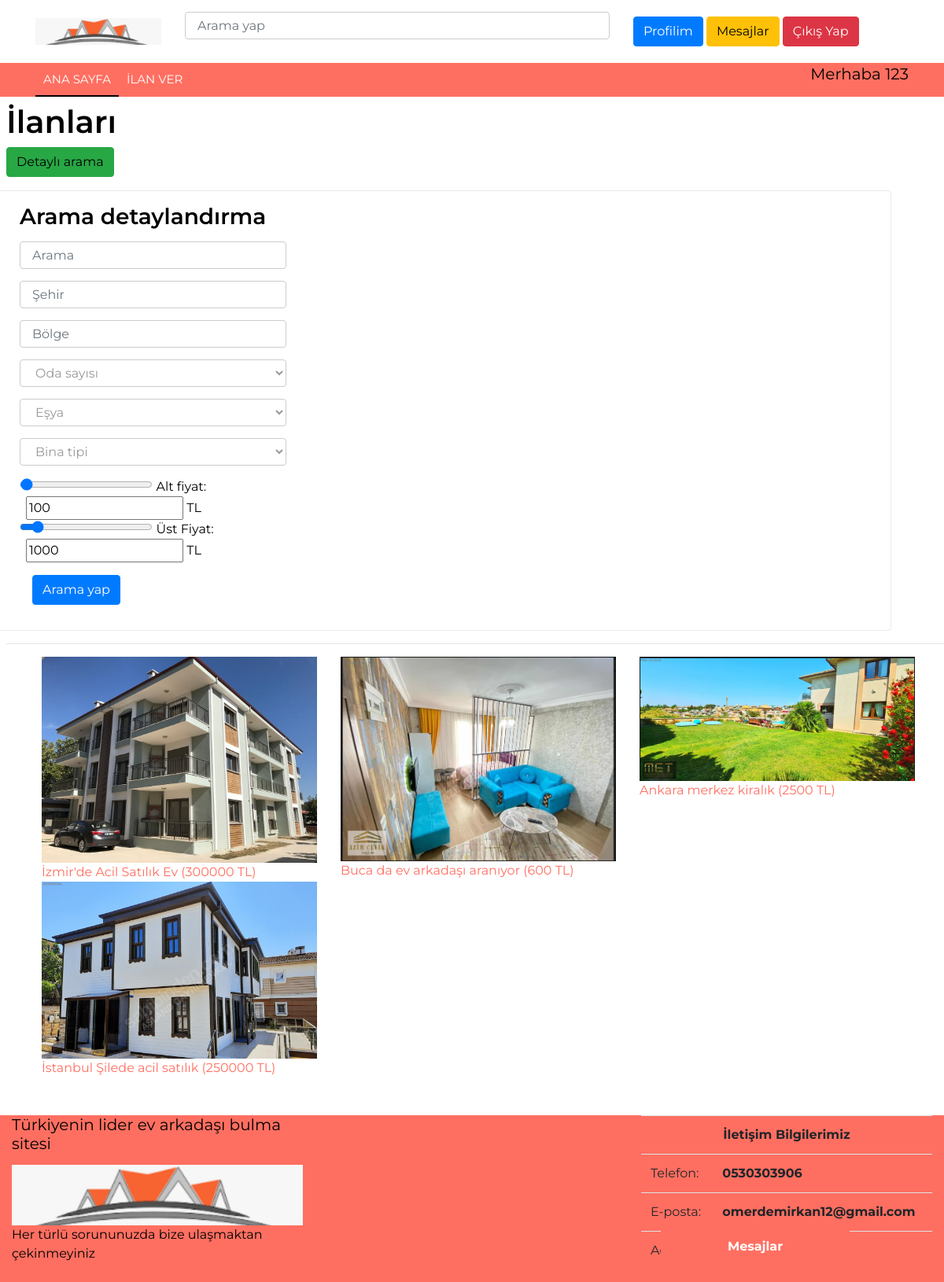
Screenshot of /arama.php (signed in) with the database file from the repository.
### tables this page shows
CREATE TABLE `ilanlar` (
  `id` int(11) NOT NULL,
  `addusername` varchar(255) NOT NULL,
  `email` varchar(255) NOT NULL,
  `serial` varchar(255) NOT NULL,
  `ilan_isim` varchar(255) NOT NULL,
  `ilan_bölge` varchar(255) NOT NULL,
  `ilan_sehir` varchar(255) NOT NULL,
  `ilan_fiyat` int(11) NOT NULL,
  `ilan_oda` varchar(255) NOT NULL,
  `ilan_tip` varchar(255) NOT NULL,
  `ilan_kira` varchar(255) NOT NULL,
  `ilan_atip` varchar(255) NOT NULL,
  `ilan_esya` varchar(255) NOT NULL,
  `ilan_resim` varchar(255) NOT NULL,
  `ilan_mes` varchar(255) NOT NULL
);

### arama.php (the view, shortened to what this page needs)
<?php include 'header.php';
if(isset($_POST["detayliarama"])){
  $key=$_POST["key"];
  $sehir=$_POST["sehir"];
  $bolge=$_POST["bolge"];
  $esya=$_POST["esya"];
  $bina=$_POST["bina"];
  $odasayisi=$_POST["odasayisi"];
  $alt=$_POST["altfiyat"];
  $ust=$_POST["ustfiyat"];
  $sql=$db->prepare("SELECT * FROM ilanlar WHERE (ilan_isim LIKE ? or ilan_mes LIKE ? ) AND ilan_sehir LIKE ? AND ilan_bölge LIKE ? AND ilan_oda LIKE ? AND ilan_atip LIKE ? AND ilan_esya LIKE ? AND ilan_fiyat<?  AND ilan_fiyat>? ");
  $sql->execute(["%".$key."%","%".$key."%","%".$sehir."%","%".$bolge."%","%".$odasayisi."%","%".$bina."%","%".$esya."%",$ust,$alt]);
  $ilans=$sql->fetchAll(PDO::FETCH_ASSOC);
}else {
$key=$_GET["key"];
$sql=$db->prepare("SELECT * FROM ilanlar WHERE ilan_isim LIKE ? or ilan_mes LIKE ?");
$sql->execute(["%".$key."%","%".$key."%"]);
$ilans=$sql->fetchAll(PDO::FETCH_ASSOC);
}
 ?>
 <div class="main-news mt-2 ml-2">
     <h1><?php echo $key; ?> İlanları <br> <a class="btn btn-success arama-dropdowner" >Detaylı arama</a> </h1>
     <div class="container row rounded p-3" id="arama-dropdown" style="border:1px solid #eaeaea">
       <div class="col-12">
       <h3>Arama detaylandırma</h3>
     </div>
     <div class="col-4">
       <form class="" action="arama.php" method="post">
       <input  type="text" name="key" value="<?php echo $key; ?>" placeholder="Arama" class="form-control">
       <input  type="text" name="sehir" value="" placeholder="Şehir" class="form-control">
       <input  type="text" name="bolge" value="" placeholder="Bölge" class="form-control">
       <select class="form-control" name="odasayisi" >
         <option value="">Oda sayısı</option>
       </select>
       <select class="form-control" name="esya" >
         <option value="">Eşya</option>
       </select>
       <select class="form-control" name="bina" >
         <option value="">Bina tipi</option>
       </select>
       <input type="range" value="100" min="10" max="10000" step="10" class="w-50 altfiyat"> Alt fiyat: <input type="text" id="altfiyat" name="altfiyat" value="100" class="ml-2"> TL <br>
       <input type="range" value="1000" step="10" min="10" max="10000" class="w-50 ustfiyat"> Üst Fiyat: <input type="text" id="ustfiyat" name="ustfiyat" value="1000" class="ml-2"> TL <br>
       <input type="submit" name="detayliarama" value="Arama yap" class="btn btn-primary m-3">
     </form>
   </div>
     </div>
     <hr>
     <div class="container">
                 <div class="row">
                   <?php foreach($ilans as $ilan): ?>
                    <div class="col-4">
                     <div class="cn-img">
                     <img src="<?php echo $ilan["ilan_resim"]; ?>" class="img-fluid">
                     <div class="cn-title">
                         <a href="ilan.php?id=<?php echo $ilan["id"]; ?>"> <?php echo $ilan['ilan_isim']; ?> (<?php echo $ilan['ilan_fiyat']; ?> TL)</a>
                     </div>
                 </div>
                 </div>
               <?php endforeach; ?>
                 </div>
     </div>
 </div>
<?php include 'footer.php'; ?>

### css/style.css (style rules this page uses)
body { color: #000000; font-family: 'Montserrat', sans-serif; font-weight: 400; background: #ffffff; }
a { color: #FF6F61; transition: 0.5s; }
h1, h2, h3, h4, h5, h6 { margin: 0 0 15px 0; padding: 0; color: #000000; font-weight: 600; }
.form-control, .custom-select { width: 100%; height: 35px; padding: 5px 15px; color: #999999; border: 1px solid #cccccc; margin-bottom: 15px }
.main-news { position: relative; width: 100%; margin-bottom: 30px; }

### rows the page displays
ilanlar: ilan_resim (picture), ilan_isim "İzmir'de Acil Satılık Ev", ilan_fiyat "300000"
ilanlar: ilan_resim (picture), ilan_isim "Buca da ev arkadaşı aranıyor", ilan_fiyat "600"
ilanlar: ilan_resim (picture), ilan_isim "Ankara merkez kiralık", ilan_fiyat "2500"
ilanlar: ilan_resim (picture), ilan_isim "İstanbul Şilede acil satılık", ilan_fiyat "250000"

### other values shown
$_SESSION['user']['username'] "123"
